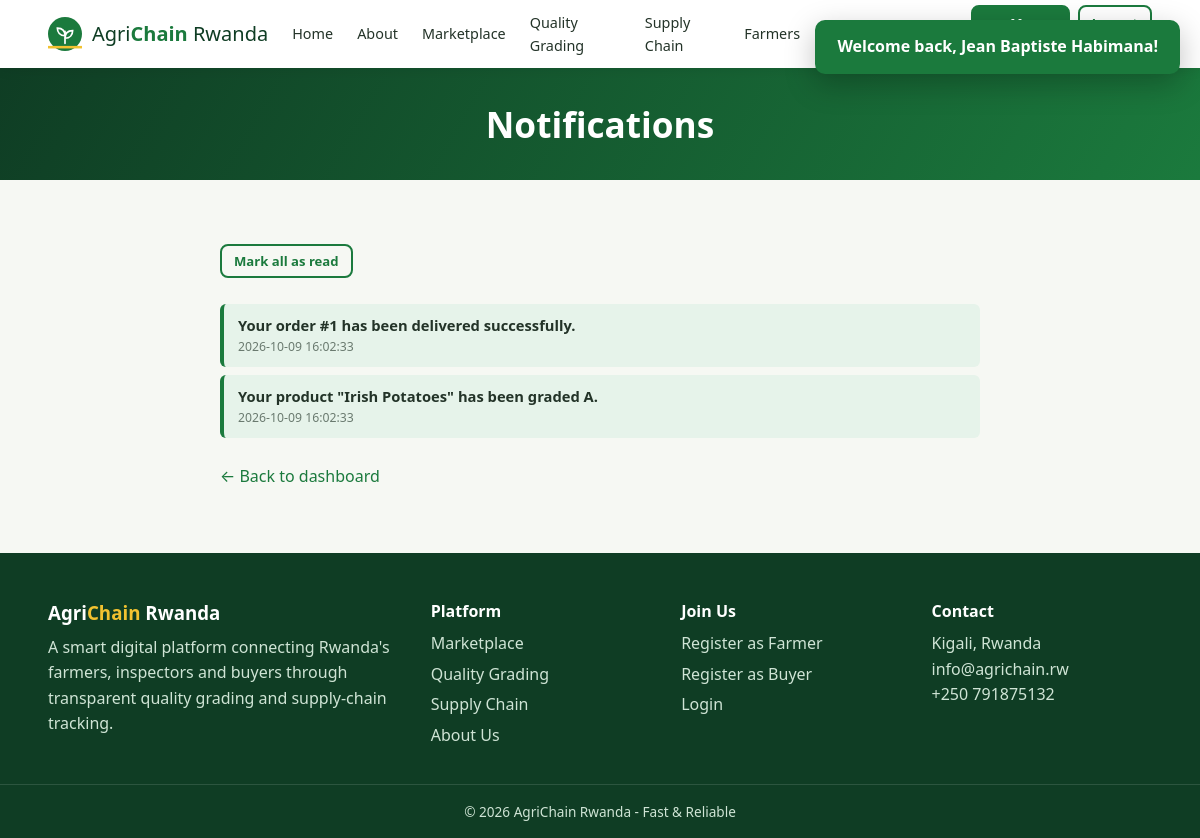
/notifications.php (signed in), run on the app's committed database.
### tables this page shows
CREATE TABLE notifications (
    id INT AUTO_INCREMENT PRIMARY KEY,
    user_id INT NOT NULL,
    message VARCHAR(255) NOT NULL,
    is_read TINYINT(1) NOT NULL DEFAULT 0,
    created_at TIMESTAMP NOT NULL DEFAULT CURRENT_TIMESTAMP,
    FOREIGN KEY (user_id) REFERENCES users(id) ON DELETE CASCADE
);

### includes/auth.php (called while the page is built, shortened)
<?php
require_once __DIR__ . '/../config/database.php';
require_once __DIR__ . '/functions.php';
function user() { return $_SESSION['user'] ?? null; }
function dashboard_url($role) {
    $map = ['admin' => 'admin/dashboard.php', 'farmer' => 'farmer/dashboard.php',
            'buyer' => 'buyer/dashboard.php', 'inspector' => 'quality.php#inspect'];
    return $map[$role] ?? 'login.php';
}

### includes/functions.php (called while the page is built, shortened)
<?php
function db_all($sql, $types = '', $params = []) {
    global $conn;
    $st = $conn->prepare($sql);
    if ($types !== '') { $st->bind_param($types, ...$params); }
    $st->execute();
    $res = $st->get_result();
    return $res ? $res->fetch_all(MYSQLI_ASSOC) : [];
}
function e($v) { return htmlspecialchars((string)$v, ENT_QUOTES, 'UTF-8'); }
function url($path = '') { return BASE_URL . ltrim($path, '/'); }

### notifications.php (the view, shortened to what this page needs)
<?php
require_once __DIR__ . '/includes/auth.php';
$uid = user()['id'];
$list = db_all("SELECT * FROM notifications WHERE user_id=? ORDER BY id DESC LIMIT 50", 'i', [$uid]);
require_once __DIR__ . '/includes/header.php';
?>
<section class="page-banner small"><div class="container"><h1>Notifications</h1></div></section>
<section class="section"><div class="container narrow">
  <form method="post"><?= csrf_field() ?><button class="btn btn-outline btn-sm">Mark all as read</button></form>
  <div class="notif-list mt">
    <?php foreach ($list as $n): ?>
      <div class="notif <?= $n['is_read'] ? '' : 'unread' ?>"><?= e($n['message']) ?><small><?= e($n['created_at']) ?></small></div>
    <?php endforeach; ?>
  </div>
  <p class="mt"><a href="<?= url(dashboard_url(user()['role'])) ?>">← Back to dashboard</a></p>
</div></section>
<?php require_once __DIR__ . '/includes/footer.php'; ?>

### css/style.css (style rules this page uses)
:root { --green:#1b7a3d; --green-dark:#0f3d24; --green-mid:#2f9e57; --green-light:#e6f3ea; --gold:#f2c230; --blue:#1d6fb8; --bg:#f6f8f3; --white:#fff; --text:#233328; --muted:#6a7a6f; --border:#dde6dc; --danger:#c0392b; --radius:14px; --shadow:0 6px 20px rgba(15,61,36,.08); }
* { box-sizing:border-box;margin:0;padding:0 }
html { scroll-behavior:smooth }
body { font-family:'Segoe UI',system-ui,-apple-system,Roboto,Arial,sans-serif;background:var(--bg);color:var(--text);line-height:1.6 }
a { color:var(--green);text-decoration:none }
h1,h2,h3,h4 { line-height:1.25;color:var(--green-dark) }
.container { width:min(1180px,92%);margin:auto }
.narrow { width:min(760px,92%) }
.mt { margin-top:1.6rem }
.section { padding:64px 0 }
.btn { display:inline-block;background:var(--green);color:#fff;border:2px solid var(--green);padding:10px 20px;border-radius:10px;font-weight:600;font-size:.95rem;cursor:pointer;transition:.2s;text-align:center;font-family:inherit }
.btn-sm { padding:6px 12px;font-size:.82rem;border-radius:8px }
.btn-outline { background:transparent;color:var(--green) }
.page-banner { background:linear-gradient(120deg,var(--green-dark),var(--green));color:#fff;padding:52px 0;text-align:center }
.page-banner.small { padding:34px 0 }
.page-banner h1 { color:#fff;font-size:2.2rem }
.notif { padding:10px 14px;border-left:4px solid var(--border);background:#fafcfa;margin-bottom:8px;border-radius:6px;font-size:.92rem }
.notif.unread { border-left-color:var(--green);background:var(--green-light);font-weight:600 }
.notif small { display:block;color:var(--muted);font-weight:400 }

### data on the page
notifications: message "Your order #1 has been delivered successfully.", created_at "2026-10-09 16:02:33"
notifications: message "Your product \"Irish Potatoes\" has been graded A.", created_at "2026-10-09 16:02:33"

### other printed values
$l[0] "Home"
$l[0] "About"
$l[0] "Marketplace"
$l[0] "Quality Grading"
$l[0] "Supply Chain"
$l[0] "Farmers"
